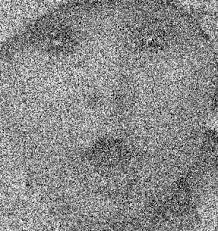
#> input picture Exercise/baby.jpeg, 218 x 231 px, found by its file name; its folder holds only this picture in this run
$ python image_processing_ex3.py
#> lines starting #> are read from the running program, lines starting #| are printed output that depends on the picture
import cv2
import numpy as np
import os
import random # Cần thư viện random cho việc chọn ngẫu nhiên
from matplotlib import pyplot as plt

# --- Cấu hình ---
EXERCISE_FOLDER = 'exercise' # Thư mục chứa ảnh đầu vào
OUTPUT_FOLDER = 'output_ex3' # Thư mục lưu ảnh đã xử lý

# Đảm bảo thư mục đầu ra tồn tại
if not os.path.exists(OUTPUT_FOLDER):
    os.makedirs(OUTPUT_FOLDER)
    print(f"Đã tạo thư mục đầu ra: '{OUTPUT_FOLDER}'")

# --- Hàm hỗ trợ tải ảnh ---
def load_images_from_folder(folder):
    """Tải tất cả các file ảnh được hỗ trợ từ một thư mục."""
#> called with folder = 'exercise'
    images = []
    filenames = []
    print(f"Đang tải ảnh từ: {os.path.abspath(folder)}")
    if not os.path.exists(folder):
        print(f"Lỗi: Thư mục '{folder}' không tồn tại. Vui lòng tạo thư mục và đặt ảnh vào đó.")
        return [], []

    for filename in os.listdir(folder):
        img_path = os.path.join(folder, filename)
        if os.path.isfile(img_path) and filename.lower().endswith(('.png', '.jpg', '.jpeg', '.bmp', '.tiff')):
            img = cv2.imread(img_path, cv2.IMREAD_COLOR) # Tải ảnh màu (OpenCV mặc định BGR)
#> img is the input picture: shape (231, 218, 3); min 0, max 255, mean 137.8
            if img is not None:
                images.append(img)
                filenames.append(filename)
                print(f"  Đã tải: {filename}")
            else:
                print(f"  Cảnh báo: Không thể tải ảnh {filename}. Có thể file bị lỗi hoặc định dạng không được hỗ trợ.")
    if not images:
        print(f"Không tìm thấy ảnh nào trong '{folder}'. Vui lòng đảm bảo thư mục tồn tại và chứa các file ảnh hợp lệ.")
    return images, filenames

# --- Hàm hỗ trợ hiển thị ảnh ---
def display_images(original, processed, title_original="Ảnh Gốc", title_processed="Ảnh Đã Xử Lý"):
    """Hiển thị ảnh gốc và ảnh đã xử lý cạnh nhau."""
    plt.figure(figsize=(14, 7))

    plt.subplot(1, 2, 1)
    if len(original.shape) == 3:
        plt.imshow(cv2.cvtColor(original, cv2.COLOR_BGR2RGB))
    else:
        plt.imshow(original, cmap='gray')
    plt.title(title_original)
    plt.axis('off')

    plt.subplot(1, 2, 2)
    if len(processed.shape) == 3:
        plt.imshow(cv2.cvtColor(processed, cv2.COLOR_BGR2RGB))
    else:
        plt.imshow(processed, cmap='gray')
    plt.title(title_processed)
    plt.axis('off')
    plt.show()

# --- Hàm hỗ trợ lưu ảnh ---
def save_image(image, original_filename, suffix):
    """Lưu ảnh đã xử lý với một hậu tố."""
    base_name, ext = os.path.splitext(original_filename)
    new_filename = f"{base_name}_{suffix}{ext}"
    save_path = os.path.join(OUTPUT_FOLDER, new_filename)
    cv2.imwrite(save_path, image)
    print(f"Đã lưu: {new_filename} vào '{OUTPUT_FOLDER}'")

# --- Các hàm biến đổi ảnh từ Bài tập 1 (được tái sử dụng) ---

def image_inverse_transformation(image):
    """Thực hiện biến đổi nghịch đảo ảnh (ảnh âm bản)."""
    return 255 - image

def gamma_correction(image, gamma=0.5):
    """Thực hiện hiệu chỉnh Gamma."""
    if gamma <= 0:
        raise ValueError("Giá trị Gamma phải lớn hơn 0.")
    inv_gamma = 1.0 / gamma
    table = np.array([((i / 255.0) ** inv_gamma) * 255 for i in np.arange(0, 256)]).astype("uint8")
    return cv2.LUT(image, table)

def log_transformation(image, c=1.0):
    """Thực hiện biến đổi Log."""
    normalized_image = image.astype(np.float32) / 255.0
    transformed_image = c * np.log(1 + normalized_image + 1e-8)
    transformed_image = cv2.normalize(transformed_image, None, 0, 255, cv2.NORM_MINMAX)
    return transformed_image.astype(np.uint8)

def histogram_equalization(image):
    """Thực hiện cân bằng lược đồ xám."""
    if len(image.shape) == 3: # Ảnh màu
        img_yuv = cv2.cvtColor(image, cv2.COLOR_BGR2YUV)
        img_yuv[:,:,0] = cv2.equalizeHist(img_yuv[:,:,0])
        equalized_image = cv2.cvtColor(img_yuv, cv2.COLOR_YUV2BGR)
    else: # Ảnh xám
        equalized_image = cv2.equalizeHist(image)
    return equalized_image

def contrast_stretching(image):
    """Thực hiện kéo giãn độ tương phản."""
    min_val = np.min(image)
    max_val = np.max(image)
    if max_val == min_val:
        return image.copy()
    lookup_table = np.zeros((256,), dtype='uint8')
    for pixel_value in range(256):
        lookup_table[pixel_value] = int(255 * (pixel_value - min_val) / (max_val - min_val))
    return cv2.LUT(image, lookup_table)

# --- Hàm xáo trộn kênh RGB ---
def shuffle_rgb_channels(image):
    """Thay đổi thứ tự kênh BGR (OpenCV) một cách ngẫu nhiên."""
    if len(image.shape) < 3: # Không phải ảnh màu, không có kênh để xáo trộn
        print("Cảnh báo: Ảnh không phải ảnh màu, không thể xáo trộn kênh RGB.")
        return image.copy()

    # OpenCV đọc ảnh dưới dạng BGR, nên chúng ta sẽ xáo trộn các kênh B, G, R
    b, g, r = cv2.split(image)
    channels = [b, g, r]
    random.shuffle(channels) # Xáo trộn thứ tự các mảng kênh
    shuffled_image = cv2.merge(channels)
    return shuffled_image

# --- Hàm chạy chính cho Bài tập 3 ---
def run_exercise_3():
    print("\n--- Đang chạy Bài tập 3: Xáo trộn kênh RGB ngẫu nhiên + Biến đổi ảnh cơ bản ngẫu nhiên ---")
    images, filenames = load_images_from_folder(EXERCISE_FOLDER)
#> images = 1 item; filenames = ['baby.jpeg']

    if not images:
        print("Không tìm thấy ảnh nào để xử lý cho Bài tập 3. Vui lòng kiểm tra thư mục 'exercise'.")
        return

    # Danh sách các hàm biến đổi ảnh từ Bài tập 1 và hậu tố tương ứng
    # Lưu ý: lambda được dùng để truyền tham số mặc định cho gamma_correction
    basic_transform_funcs = [
        (image_inverse_transformation, 'inverse', 'Ảnh Nghịch Đảo'),
        (lambda img: gamma_correction(img, 0.5), 'gamma0.5', 'Hiệu Chỉnh Gamma'),
        (log_transformation, 'log', 'Biến Đổi Log'),
        (histogram_equalization, 'hist_eq', 'Cân Bằng Lược Đồ Xám'),
        (contrast_stretching, 'contrast_stretch', 'Kéo Giãn Tương Phản')
    ]

    for i, img in enumerate(images):
        original_filename = filenames[i]
        print(f"\nĐang xử lý {original_filename}...")

        # Bước 1: Xáo trộn kênh RGB ngẫu nhiên
        shuffled_img = shuffle_rgb_channels(img.copy())
        print(f"  Đã xáo trộn kênh RGB.")

        # Bước 2: Chọn ngẫu nhiên một phép biến đổi từ Bài tập 1
        chosen_transform_func, transform_suffix, transform_name_display = random.choice(basic_transform_funcs)
        print(f"  Đang áp dụng biến đổi ngẫu nhiên: {transform_name_display}")

        # Áp dụng phép biến đổi đã chọn lên ảnh đã xáo trộn kênh
        processed_img = chosen_transform_func(shuffled_img.copy())

        # Hiển thị và lưu ảnh
        display_images(img, processed_img,
                       f"Gốc ({original_filename})",
                       f"Xáo Trộn RGB + {transform_name_display} ({original_filename})")
        save_image(processed_img, original_filename, f"rgb_shuffled_{transform_suffix}")
#> this loop made 1 pass
#> (printed output is left out)
#> pass 1, in run_exercise_3, `processed_img = chosen_transform_func(shuffled_img.copy())`:
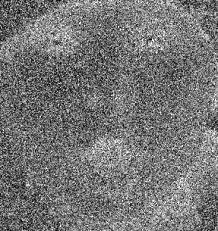
#> processed_img: shape (231, 218, 3); min 0, max 255, mean 117.2
#> pass 1, in display_images, `plt.show()`:
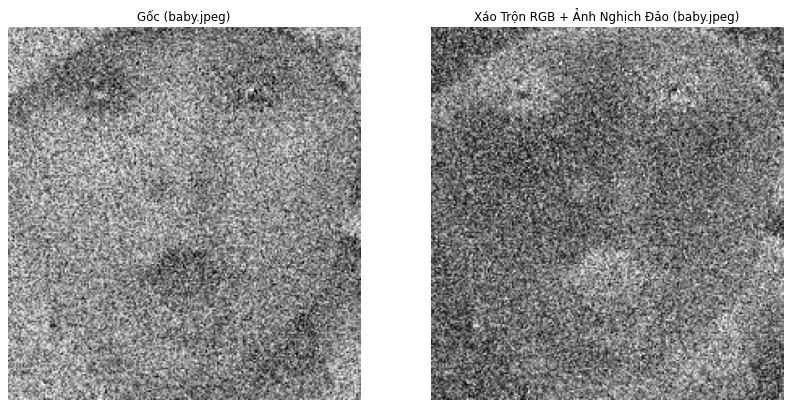
#> figure drawn by matplotlib, 2 panels

    print("\nĐã hoàn tất Bài tập 3 cho tất cả các ảnh.")

# --- Điểm bắt đầu của chương trình ---
if __name__ == "__main__":
    run_exercise_3()
    print("\nChương trình đã kết thúc.")

$ run again, on Exercise/balloons_noisy.png
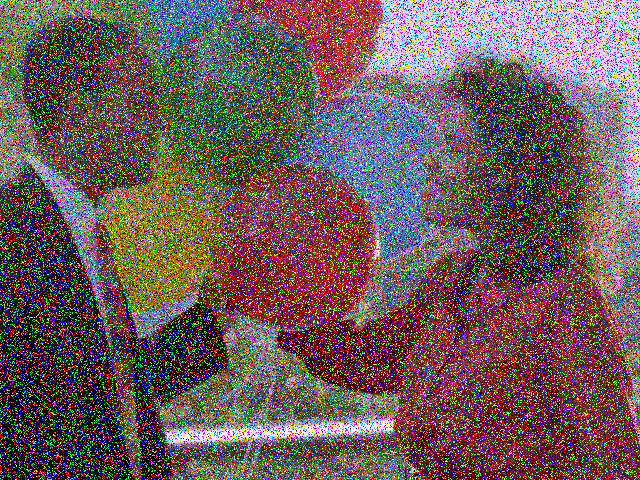
#> input picture Exercise/balloons_noisy.png, 640 x 480 px, found by its file name
#> in load_images_from_folder, img is the input picture: shape (480, 640, 3); mean B, G, R 89.9, 92, 109.1
#> images = 1 item; filenames = ['balloons_noisy.png']
#> the loop in run_exercise_3, `for i, img in enumerate(images):` made 1 pass
#> (printed output is left out)
#> pass 1, in display_images, `plt.show()`:
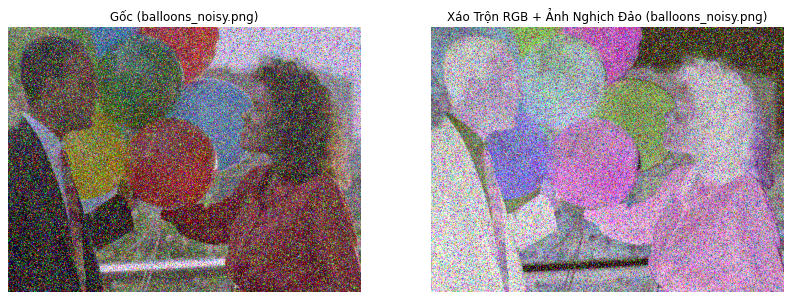
#> figure drawn by matplotlib, 2 panels
#> after the loop in run_exercise_3, `for i, img in enumerate(images):`:
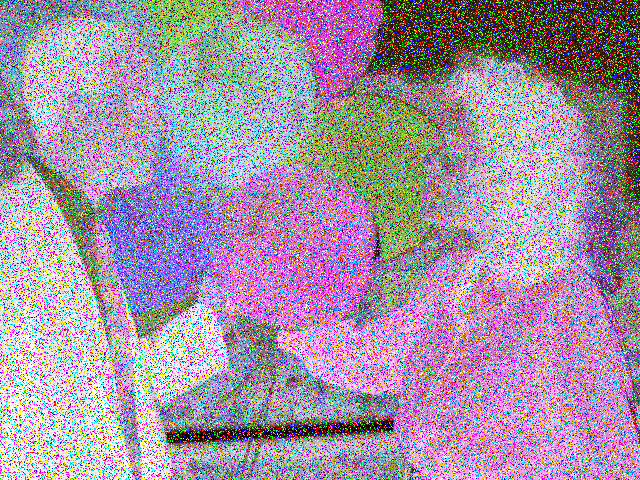
#> processed_img: shape (480, 640, 3); mean B, G, R 165.1, 145.9, 163

$ run again, on Exercise/world_cup.jpg.jpg
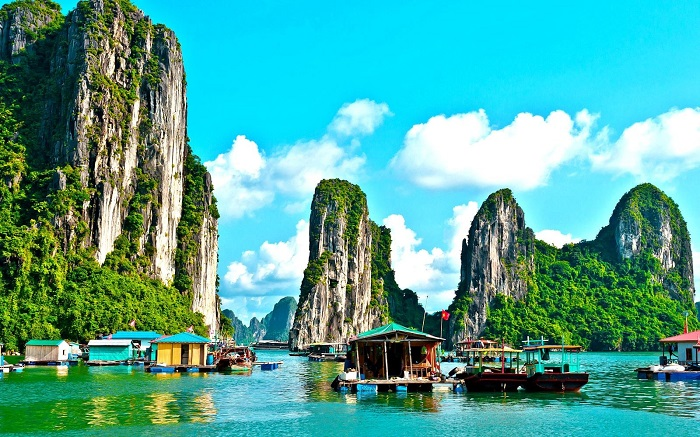
#> input picture Exercise/world_cup.jpg.jpg, 700 x 437 px, found by its file name
#> in load_images_from_folder, img is the input picture: shape (437, 700, 3); mean B, G, R 153.4, 164.8, 80.7
#> images = 1 item; filenames = ['world_cup.jpg.jpg']
#> the loop in run_exercise_3, `for i, img in enumerate(images):` made 1 pass
#> (printed output is left out)
#> pass 1, in display_images, `plt.show()`:
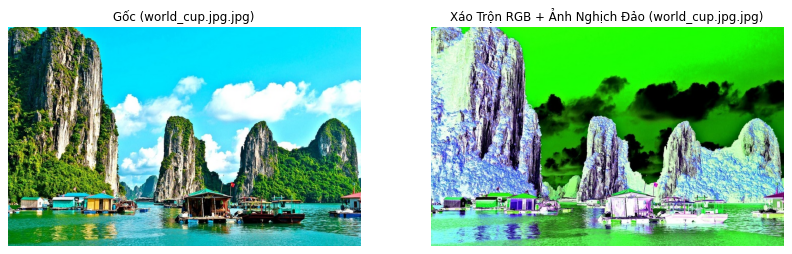
#> figure drawn by matplotlib, 2 panels
#> after the loop in run_exercise_3, `for i, img in enumerate(images):`:
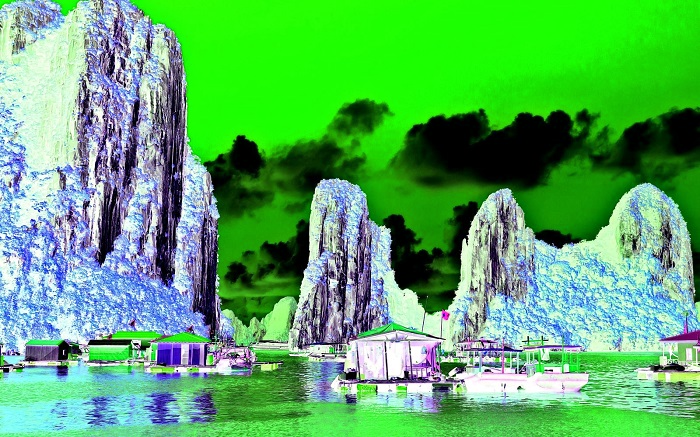
#> processed_img: shape (437, 700, 3); mean B, G, R 101.6, 174.3, 90.2
